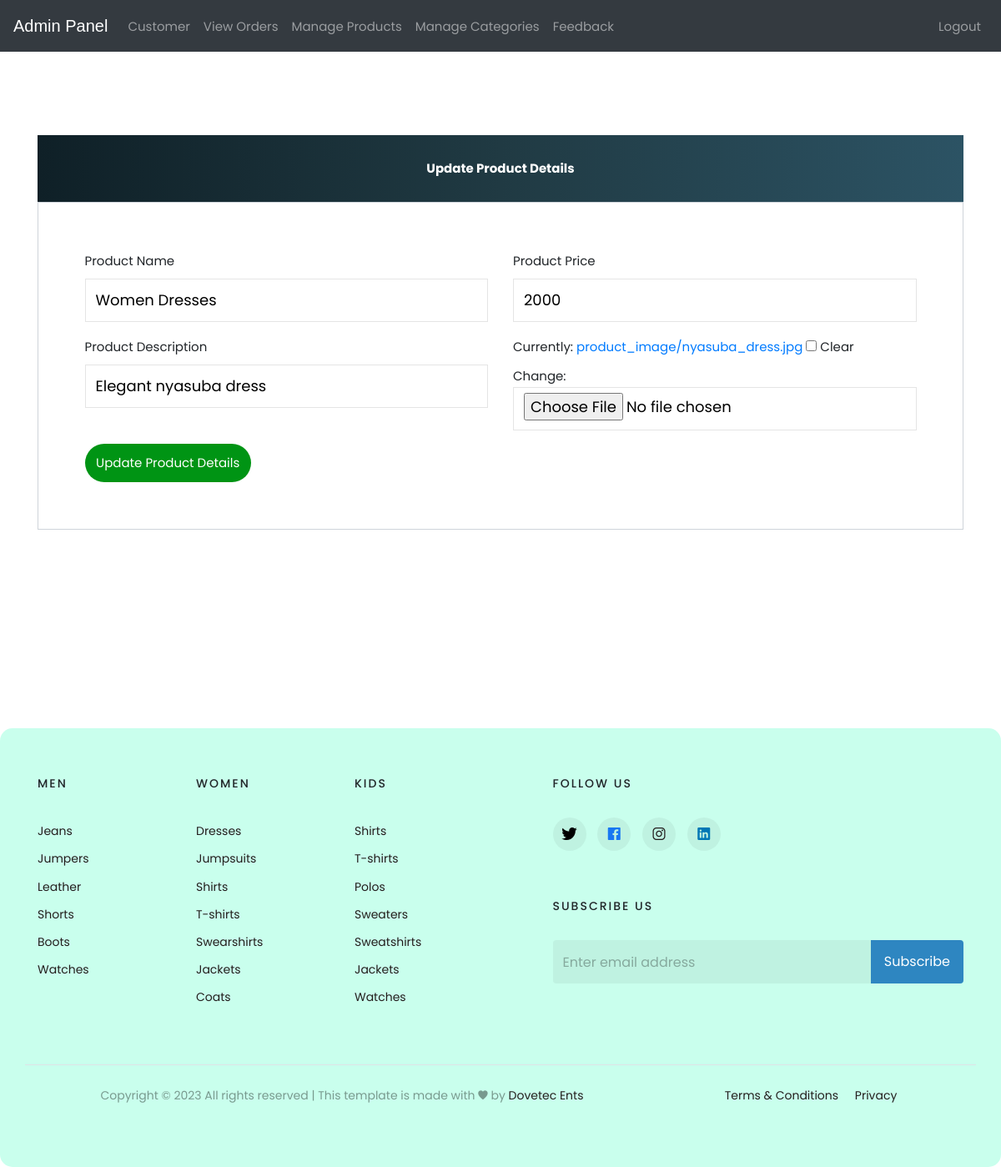
Page /update-product/1 (signed in) on the committed database.
### ecom/models.py (models this page shows, shortened)
class Product(models.Model):
    name=models.CharField(max_length=40)
    product_image= models.ImageField(upload_to='product_image/',null=True,blank=True)
    price = models.PositiveIntegerField()
    description=models.CharField(max_length=40)

### ecom/views.py (the view)
# urls.py: path('update-product/<int:pk>', views.update_product_view,name='update-product'),
@login_required(login_url='adminlogin')
def update_product_view(request,pk):
    product=models.Product.objects.get(id=pk)
    productForm=forms.ProductForm(instance=product)
    if request.method=='POST':
        productForm=forms.ProductForm(request.POST,request.FILES,instance=product)
        if productForm.is_valid():
            productForm.save()
            return redirect('admin-products')
    return render(request,'ecom/admin_update_product.html',{'productForm':productForm})

### ecom/forms.py
class ProductForm(forms.ModelForm):
    class Meta:
        model=models.Product
        fields=['name','price','description','product_image']

### templates/ecom/admin_update_product.html (shortened to what this page needs)
{% extends 'ecom/admin_base.html' %}
{% load widget_tweaks %}
{% block content %}
{% load static %}
<head>
{% load static %}
  <link href="//maxcdn.bootstrapcdn.com/bootstrap/4.1.1/css/bootstrap.min.css" rel="stylesheet" id="bootstrap-css">
</head>
<br><br><br><br><br><br>
<form method="post" enctype="multipart/form-data">
  <div class="container register-form">
    <div class="form">
      <div class="note">
        <p>Update Product Details</p>
      </div>
      <div class="form-content">
        <div class="row">
          <div class="col-md-6">
            <div class="form-group">
              <label for="">Product Name</label>
              {% render_field productForm.name class="form-control" placeholder="Product Name" %}
            </div>
            <div class="form-group">
              <label for="">Product Description</label>
              {% render_field productForm.description class="form-control" placeholder="Description" %}
            </div>
          </div>
          <div class="col-md-6">
            <div class="form-group">
              <label for="">Product Price</label>
              {% render_field productForm.price class="form-control" placeholder="Price" %}
            </div>
            <div class="form-group">
              {% render_field productForm.product_image class="form-control" placeholder="product_image" %}
            </div>
          </div>
        </div>
        <button type="submit" class="btnSubmit">Update Product Details</button>
      </div>
    </div>
  </div>
</form>
{% endblock content %}

### templates/ecom/admin_base.html (style rules this page uses)
body { margin: 0; padding: 0; box-sizing: border-box; }
p { text-align: center; }

### templates/ecom/admin_update_product.html (style rules this page uses)
a:link { text-decoration: none; }
.note { text-align: center; height: 80px; background: #0F2027; background: -webkit-linear-gradient(to left, #2C5364, #203A43, #0F2027); background: linear-gradient(to left, #2C5364, #203A43, #0F2027); color: #fff; font-weight: bold; line-height: 80px; }
.form-content { padding: 5%; border: 1px solid #ced4da; margin-bottom: 2%; }
.form-control { border-radius: 1.5rem; }
.btnSubmit { border: none; border-radius: 1.5rem; padding: 1%; width: 20%; cursor: pointer; background: #009414; color: #fff; }

### rows in the picture
Product: name "Women Dresses", description "Elegant nyasuba dress", price "2000"
